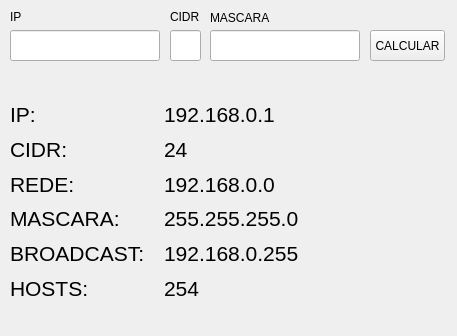
<?xml version="1.0" encoding="UTF-8"?>
<ui version="4.0">
 <class>MainWindow</class>
 <widget class="QMainWindow" name="MainWindow">
  <property name="geometry">
   <rect>
    <x>0</x>
    <y>0</y>
    <width>457</width>
    <height>336</height>
   </rect>
  </property>
  <property name="windowTitle">
   <string>Calculadora de IPv4</string>
  </property>
  <widget class="QWidget" name="centralwidget">
   <widget class="QLineEdit" name="text_ip">
    <property name="geometry">
     <rect>
      <x>10</x>
      <y>30</y>
      <width>150</width>
      <height>31</height>
     </rect>
    </property>
   </widget>
   <widget class="QPushButton" name="btn_calcIP">
    <property name="geometry">
     <rect>
      <x>370</x>
      <y>30</y>
      <width>75</width>
      <height>31</height>
     </rect>
    </property>
    <property name="text">
     <string>CALCULAR</string>
    </property>
   </widget>
   <widget class="QWidget" name="verticalLayoutWidget">
    <property name="geometry">
     <rect>
      <x>10</x>
      <y>100</y>
      <width>301</width>
      <height>203</height>
     </rect>
    </property>
    <layout class="QGridLayout" name="gridLayout">
     <item row="1" column="0">
      <widget class="QLabel" name="ip">
       <property name="font">
        <font>
         <pointsize>16</pointsize>
        </font>
       </property>
       <property name="text">
        <string>IP:</string>
       </property>
      </widget>
     </item>
     <item row="2" column="2">
      <widget class="QLabel" name="label_cidr">
       <property name="font">
        <font>
         <pointsize>16</pointsize>
        </font>
       </property>
       <property name="text">
        <string>24</string>
       </property>
      </widget>
     </item>
     <item row="4" column="2">
      <widget class="QLabel" name="label_mascara">
       <property name="font">
        <font>
         <pointsize>16</pointsize>
        </font>
       </property>
       <property name="text">
        <string>255.255.255.0</string>
       </property>
      </widget>
     </item>
     <item row="5" column="2">
      <widget class="QLabel" name="label_broadcast">
       <property name="font">
        <font>
         <pointsize>16</pointsize>
        </font>
       </property>
       <property name="text">
        <string>192.168.0.255</string>
       </property>
      </widget>
     </item>
     <item row="6" column="2">
      <widget class="QLabel" name="label_hosts">
       <property name="font">
        <font>
         <pointsize>16</pointsize>
        </font>
       </property>
       <property name="text">
        <string>254</string>
       </property>
      </widget>
     </item>
     <item row="1" column="2">
      <widget class="QLabel" name="label_ip">
       <property name="font">
        <font>
         <pointsize>16</pointsize>
        </font>
       </property>
       <property name="text">
        <string>192.168.0.1</string>
       </property>
      </widget>
     </item>
     <item row="3" column="0">
      <widget class="QLabel" name="rede">
       <property name="font">
        <font>
         <pointsize>16</pointsize>
        </font>
       </property>
       <property name="text">
        <string>REDE:</string>
       </property>
      </widget>
     </item>
     <item row="3" column="2">
      <widget class="QLabel" name="label_rede">
       <property name="font">
        <font>
         <pointsize>16</pointsize>
        </font>
       </property>
       <property name="text">
        <string>192.168.0.0</string>
       </property>
      </widget>
     </item>
     <item row="5" column="0">
      <widget class="QLabel" name="broadcast">
       <property name="font">
        <font>
         <pointsize>16</pointsize>
        </font>
       </property>
       <property name="text">
        <string>BROADCAST:</string>
       </property>
      </widget>
     </item>
     <item row="6" column="0">
      <widget class="QLabel" name="hosts">
       <property name="font">
        <font>
         <pointsize>16</pointsize>
        </font>
       </property>
       <property name="text">
        <string>HOSTS:</string>
       </property>
      </widget>
     </item>
     <item row="4" column="0">
      <widget class="QLabel" name="mascara">
       <property name="font">
        <font>
         <pointsize>16</pointsize>
        </font>
       </property>
       <property name="text">
        <string>MASCARA:</string>
       </property>
      </widget>
     </item>
     <item row="2" column="0">
      <widget class="QLabel" name="cidr">
       <property name="font">
        <font>
         <pointsize>16</pointsize>
        </font>
       </property>
       <property name="text">
        <string>CIDR:</string>
       </property>
      </widget>
     </item>
    </layout>
   </widget>
   <widget class="QLabel" name="label">
    <property name="geometry">
     <rect>
      <x>10</x>
      <y>10</y>
      <width>47</width>
      <height>13</height>
     </rect>
    </property>
    <property name="text">
     <string>IP</string>
    </property>
   </widget>
   <widget class="QLineEdit" name="edit_cidr">
    <property name="geometry">
     <rect>
      <x>170</x>
      <y>30</y>
      <width>31</width>
      <height>31</height>
     </rect>
    </property>
   </widget>
   <widget class="QLineEdit" name="edit_Mask">
    <property name="geometry">
     <rect>
      <x>210</x>
      <y>30</y>
      <width>150</width>
      <height>31</height>
     </rect>
    </property>
   </widget>
   <widget class="QLabel" name="label_2">
    <property name="geometry">
     <rect>
      <x>170</x>
      <y>10</y>
      <width>47</width>
      <height>13</height>
     </rect>
    </property>
    <property name="text">
     <string>CIDR</string>
    </property>
   </widget>
   <widget class="QLabel" name="label_3">
    <property name="geometry">
     <rect>
      <x>210</x>
      <y>10</y>
      <width>61</width>
      <height>16</height>
     </rect>
    </property>
    <property name="text">
     <string>MASCARA</string>
    </property>
   </widget>
  </widget>
 </widget>
 <resources/>
 <connections/>
</ui>
